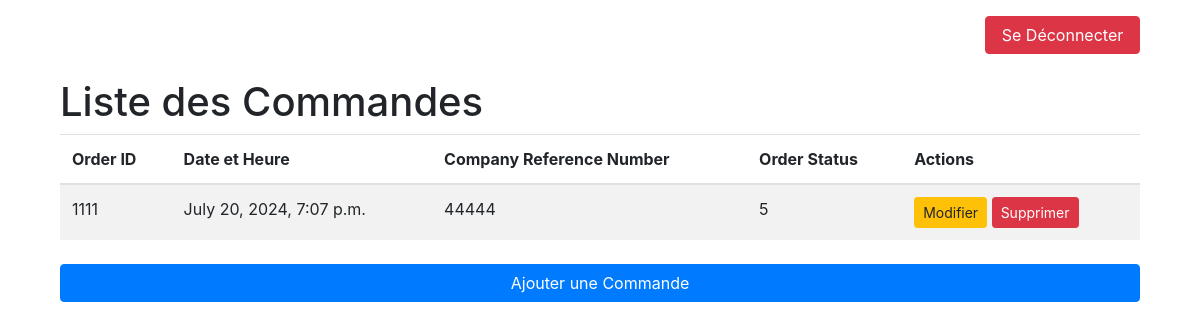
/application/commandes/ (signed in), run on an earlier commit of the app's database.
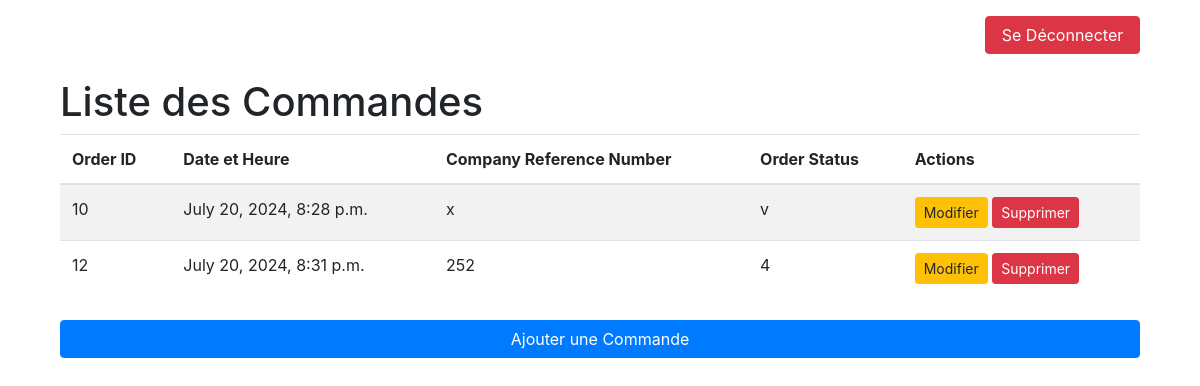
And on a later commit of the database.
### Application/models.py (models this page shows, shortened)
class Commande(models.Model):
    order_id = models.CharField(max_length=100, unique=True)
    date_time = models.DateTimeField(auto_now_add=True)
    company_reference_number = models.CharField(max_length=100)
    order_status = models.CharField(max_length=50)
    designation = models.CharField(max_length=100, blank=True, null=True)
    options = models.JSONField(default=dict)  # Provide a default empty dict

### Application/views.py (the view)
# urls.py: path('commandes/', views.liste_commandes, name='liste_commandes'),
@login_required
def liste_commandes(request):
    user_role = 'directeur' if request.user.groups.filter(name='Directeurs').exists() else 'assistant'
    commandes = Commande.objects.all()
    return render(request, 'Application/liste_commandes.html', {'commandes': commandes, 'user_role': user_role})

### Application/templates/Application/liste_commandes.html (shortened to what this page needs)
{% extends "base.html" %}
{% block content %}
<div class="container">
    <div class="row justify-content-end mt-3">
        <div class="col-md-2">
            <a href="{% url 'logout' %}" class="btn btn-danger btn-block">Se Déconnecter</a>
        </div>
    </div>
    <h1 class="mt-4">Liste des Commandes</h1>
    <table class="table table-striped">
        <thead>
            <tr>
                <th>Order ID</th>
                <th>Date et Heure</th>
                <th>Company Reference Number</th>
                <th>Order Status</th>
                <th>Actions</th>
            </tr>
        </thead>
        <tbody>
            {% for commande in commandes %}
            <tr>
                <td>{{ commande.order_id }}</td>
                <td>{{ commande.date_time }}</td>
                <td>{{ commande.company_reference_number }}</td>
                <td>{{ commande.order_status }}</td>
                <td>
                    <a href="{% url 'modifier_commande' commande.pk %}" class="btn btn-warning btn-sm">Modifier</a>
                    <a href="{% url 'supprimer_commande' commande.pk %}" class="btn btn-danger btn-sm">Supprimer</a>
                </td>
            </tr>
            {% endfor %}
        </tbody>
    </table>
    <div class="row mt-4">
        {% if user_role == 'assistant' %}
        <div class="col-md-12">
            <a href="{% url 'ajouter_commande' %}" class="btn btn-primary btn-block">Ajouter une Commande</a>
        </div>
        {% endif %}
    </div>
</div>
{% endblock %}

### Application/templates/base.html (shortened to what this page needs)
<!DOCTYPE html>
<html>
<head>
    <link rel="stylesheet" href="https://stackpath.bootstrapcdn.com/bootstrap/4.3.1/css/bootstrap.min.css">
</head>
<body>
    <div class="container">
        {% block content %}{% endblock %}
    </div>
</body>
</html>

What changed in the data, as far as the page shows it:
removed Commande: order_id "1111", date_time "July 20, 2024, 7:07 p.m.", company_reference_number "44444", order_status "5"
added Commande: order_id "10", date_time "July 20, 2024, 8:28 p.m.", company_reference_number "x", order_status "v"
added Commande: order_id "12", date_time "July 20, 2024, 8:31 p.m.", company_reference_number "252", order_status "4"
